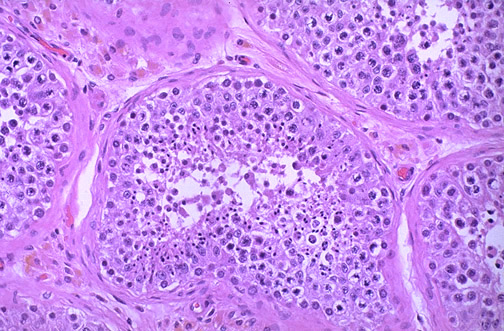
#> input picture MALE127.jpg, 504 x 331 px
$ jupyter execute peak_detect_nnxy_idx.ipynb
#> lines starting #> are read from the running program, lines starting #| are printed output that depends on the picture
[cell 1]
import cv2
import numpy as np


a = cv2.imread("MALE127.jpg",cv2.IMREAD_GRAYSCALE)
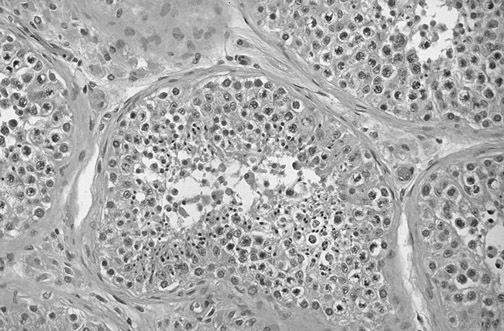
#> a: shape (331, 504); min 12, max 255, mean 170
print(a.shape)
#| (331, 504)
ori = a

a = cv2.blur( a, (4,4))
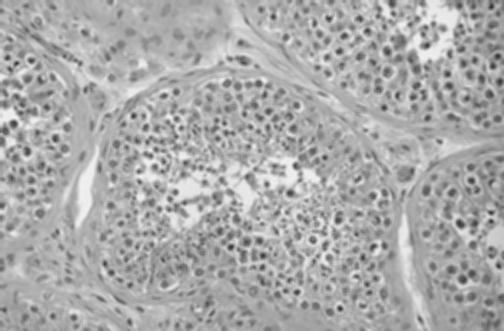
#> a: shape (331, 504); min 49, max 241, mean 170.1


a = 255 - a
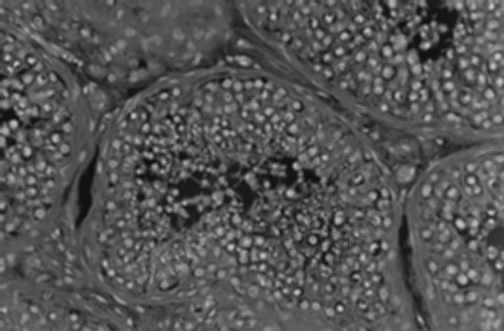
#> a: shape (331, 504); min 14, max 206, mean 84.9

cv2.imwrite("gray.png",a)
#> Out = True

[cell 2]
height = a.shape[0]
#> height = 331
width = a.shape[1]
#> width = 504


w_height = 5
w_width = 5

#normalizationm
a = a/a.max()
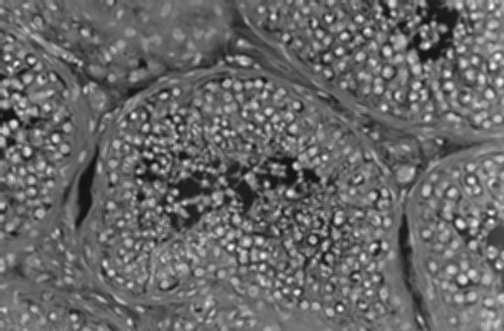
#> a: shape (331, 504) float64; min 0.068, max 1, mean 0.412

threshold = 0.5

cord = []

for y in range( w_height//2, height-w_height//2):

    for x in range(w_width//2, width-w_width//2):
        if a[y,x] > threshold:
            flag = 0

            #Nonmaximum suppression
            for j in range(w_height):
                for i in range(w_width):

                    if a[y + j - w_height //2, x + i - w_width //2 ] > a[y,x]:
                        flag = flag +1


            #小フレーム内で中心点が最大だった場合→ピーク検出された場合格納
            else:
                if flag == 0:
                    cord.append(np.array([x,y]))


cord = np.array(cord)
print(cord.shape)
#| (1344, 2)

[cell 3]
b = a


print(cord[0,0])
#| 198

for xy in cord:
    #print(xy)
    b = cv2. circle(b, (xy[0],xy[1]), 1, color=(0,0,255), thickness = 1 )
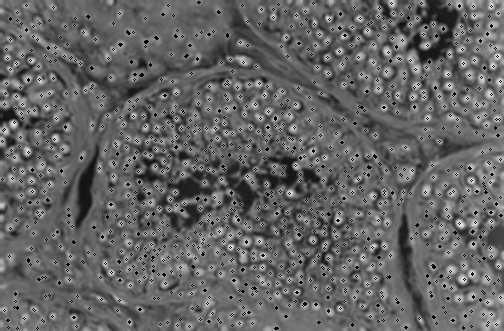
#> b: shape (331, 504) float64; min 0, max 1, mean 0.392

ratio = 0.6
#cv2.imwrite("result.png",(ori*ratio+b*(1-ratio))/2)
#白いところだけ加算するほうが良いかも知れない
cv2.imwrite("result.png", ori + b)
#> Out = True

[cell 4]
print(len(cord))
#| 1344
print(cord[0:10])
#| [[198   2]
#|  [199   2]
#|  [313   3]
#|  [391   3]
#|  [421   3]
#|  [278   4]
#|  [449   4]
#|  [ 26   5]
#|  [168   5]
#|  [242   5]]

[cell 5]
#各ピーク座標に対する最近接ピーク座標と距離
import sys

min = 1000
cord_len = len(cord)
#> cord_len = 1344

for at in cord:
    tmp_min = []
    for i in range(cord_len):
        x_range = at[0]-cord[i,0]
        y_range = at[1]-cord[i,1]

        tmp_len = np.sqrt(x_range * x_range + y_range * y_range)

        if tmp_len > 1:
            tmp_min.append(tmp_len)

    #1点に対する距離計算格納後
    else:
        #print(len(tmp_min))
        #print(tmp_min)
        #sys.exit()
        tmp_min = np.array(tmp_min)
        tmp_min_idx = np.argmin(tmp_min)
        #最小値
        print(tmp_min.min(), tmp_min_idx, cord[tmp_min_idx])
